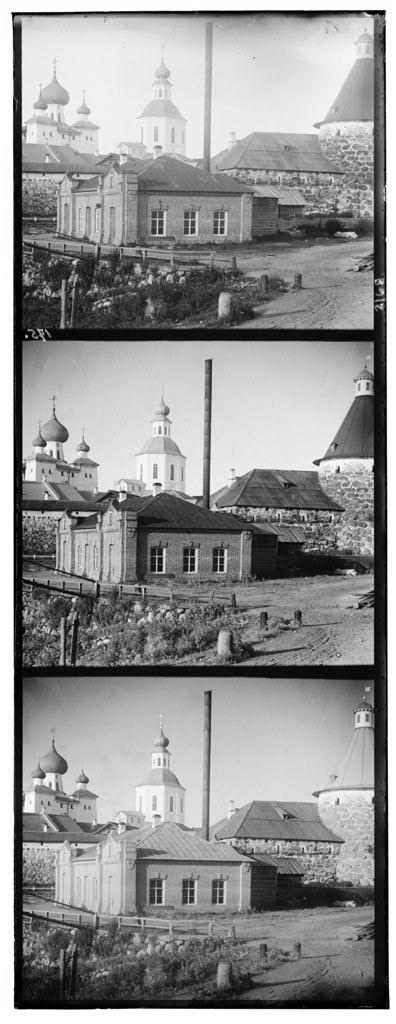
#> input picture data/00351v.jpg, 396 x 1024 px
$ python GoruntuRenklendirme.py
#> lines starting #> are read from the running program, lines starting #| are printed output that depends on the picture
# -*- coding: utf-8 -*-
"""
Created on Fri Mar  8 20:11:07 2024

@author: 90553
"""

import time
start_time = time.time()

import cv2
image = cv2.imread("data/00351v.jpg")
#> image is the input picture: shape (1024, 396, 3); min 0, max 255, mean 146.8
print("İlk görsel boyutu:",image.shape)
#| İlk görsel boyutu: (1024, 396, 3)
cv2.imshow("Ilk gorsel",image)
cv2.waitKey(0)


b = image[14:344,10:385][:, :, 0]
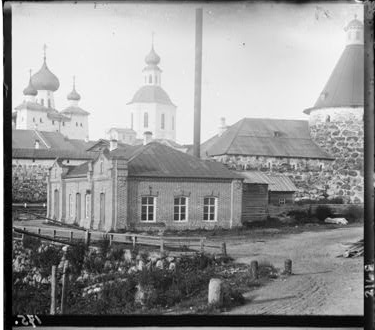
#> b: shape (330, 375); min 0, max 255, mean 148.8
cv2.imshow("mavi",b)
cv2.waitKey(0)

g = image[345:675,10:385][:, :, 1]
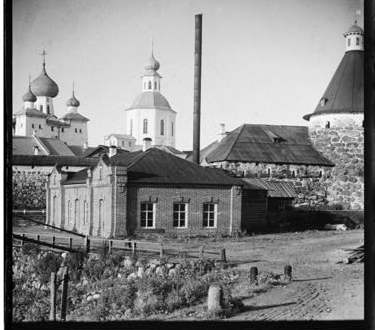
#> g: shape (330, 375); min 0, max 255, mean 135.5
cv2.imshow("yesil",g)
cv2.waitKey(0)

r = image[676:1006,10:385][:, :, 2]
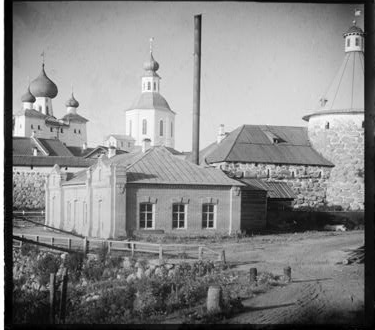
#> r: shape (330, 375); min 0, max 255, mean 136.3
cv2.imshow("kirmizi",r)
cv2.waitKey(0)


merged = cv2.merge([b,g,r])
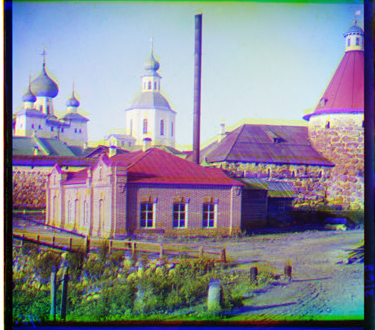
#> merged: shape (330, 375, 3); mean of channels 0, 1, 2 148.8, 135.5, 136.3; drawn as B, G, R
print("Birleşen görsel boyutu", merged.shape)
#| Birleşen görsel boyutu (330, 375, 3)
cv2.imshow("Renkli gorsel",merged)
cv2.waitKey(0)

end_time= time.time()
total_time = end_time - start_time
print("Geçen zaman:", total_time, "saniye")

$ run again, with data/00125v.jpg copied over data/00351v.jpg
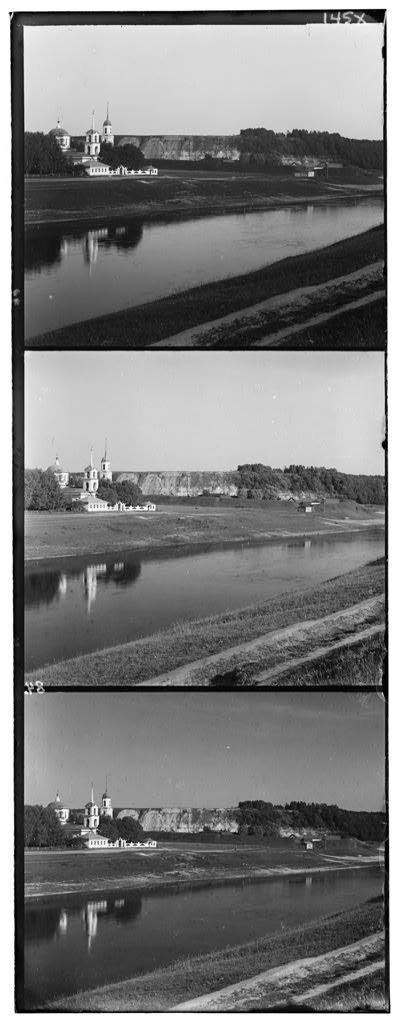
#> input picture data/00125v.jpg, 400 x 1024 px
#> image is the input picture: shape (1024, 400, 3); min 0, max 255, mean 124.2
#| İlk görsel boyutu: (1024, 400, 3)
#> `r = image[676:1006,10:385][:, :, 2]`:
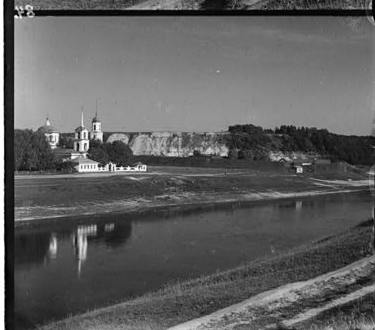
#> r: shape (330, 375); min 0, max 255, mean 95.3
#> `merged = cv2.merge([b,g,r])`:
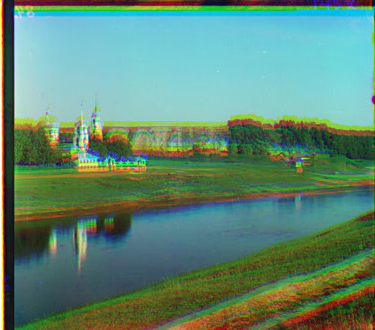
#> merged: shape (330, 375, 3); mean of channels 0, 1, 2 114.6, 135.7, 95.3; drawn as B, G, R
#| Birleşen görsel boyutu (330, 375, 3)

$ run again, with data/00153v.jpg copied over data/00351v.jpg
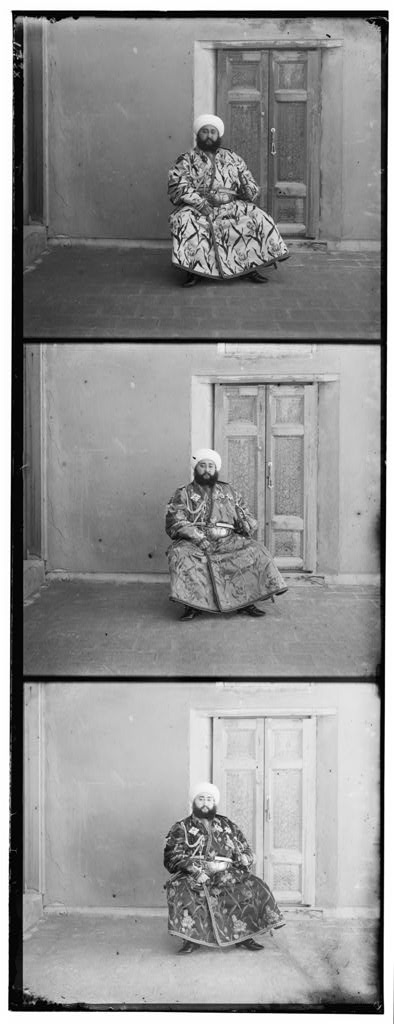
#> input picture data/00153v.jpg, 394 x 1024 px
#> image is the input picture: shape (1024, 394, 3); min 0, max 255, mean 145.2
#| İlk görsel boyutu: (1024, 394, 3)
#> `r = image[676:1006,10:385][:, :, 2]`:
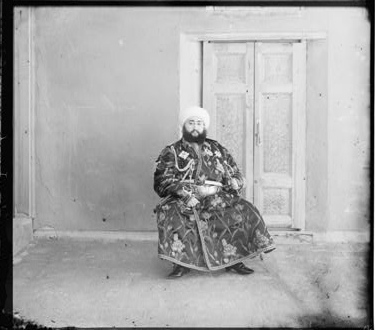
#> r: shape (330, 375); min 0, max 255, mean 167.2
#> `merged = cv2.merge([b,g,r])`:
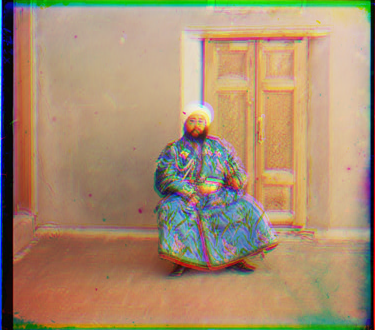
#> merged: shape (330, 375, 3); mean of channels 0, 1, 2 110.8, 140.5, 167.2; drawn as B, G, R
#| Birleşen görsel boyutu (330, 375, 3)
